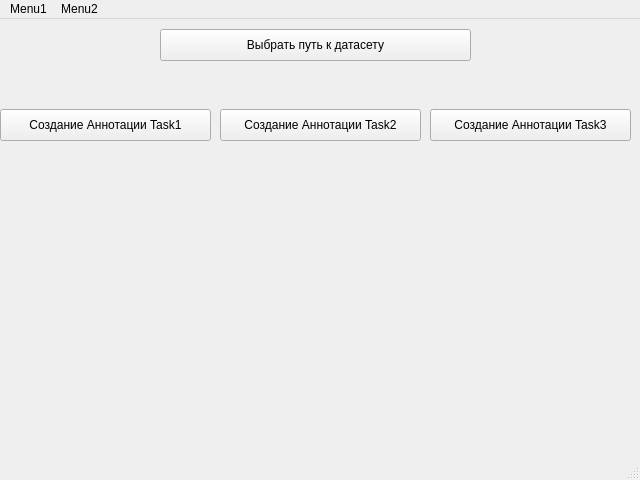
<?xml version="1.0" encoding="UTF-8"?>
<ui version="4.0">
 <class>MainWindow</class>
 <widget class="QMainWindow" name="MainWindow">
  <property name="geometry">
   <rect>
    <x>0</x>
    <y>0</y>
    <width>640</width>
    <height>480</height>
   </rect>
  </property>
  <property name="windowTitle">
   <string>MainWindow</string>
  </property>
  <widget class="QWidget" name="centralwidget">
   <widget class="QPushButton" name="pushButton">
    <property name="geometry">
     <rect>
      <x>160</x>
      <y>10</y>
      <width>311</width>
      <height>32</height>
     </rect>
    </property>
    <property name="text">
     <string>Выбрать путь к датасету</string>
    </property>
   </widget>
   <widget class="QPushButton" name="pushButton_2">
    <property name="geometry">
     <rect>
      <x>0</x>
      <y>90</y>
      <width>211</width>
      <height>32</height>
     </rect>
    </property>
    <property name="text">
     <string>Создание Аннотации Task1</string>
    </property>
   </widget>
   <widget class="QPushButton" name="pushButton_3">
    <property name="geometry">
     <rect>
      <x>220</x>
      <y>90</y>
      <width>201</width>
      <height>32</height>
     </rect>
    </property>
    <property name="text">
     <string>Создание Аннотации Task2</string>
    </property>
   </widget>
   <widget class="QPushButton" name="pushButton_4">
    <property name="geometry">
     <rect>
      <x>430</x>
      <y>90</y>
      <width>201</width>
      <height>32</height>
     </rect>
    </property>
    <property name="text">
     <string>Создание Аннотации Task3</string>
    </property>
   </widget>
  </widget>
  <widget class="QMenuBar" name="menubar">
   <property name="geometry">
    <rect>
     <x>0</x>
     <y>0</y>
     <width>640</width>
     <height>24</height>
    </rect>
   </property>
   <widget class="QMenu" name="menuMenu1">
    <property name="title">
     <string>Menu1</string>
    </property>
    <addaction name="separator"/>
   </widget>
   <widget class="QMenu" name="menuMenu2">
    <property name="title">
     <string>Menu2</string>
    </property>
   </widget>
   <addaction name="menuMenu1"/>
   <addaction name="menuMenu2"/>
  </widget>
  <widget class="QStatusBar" name="statusbar"/>
 </widget>
 <resources/>
 <connections/>
</ui>
